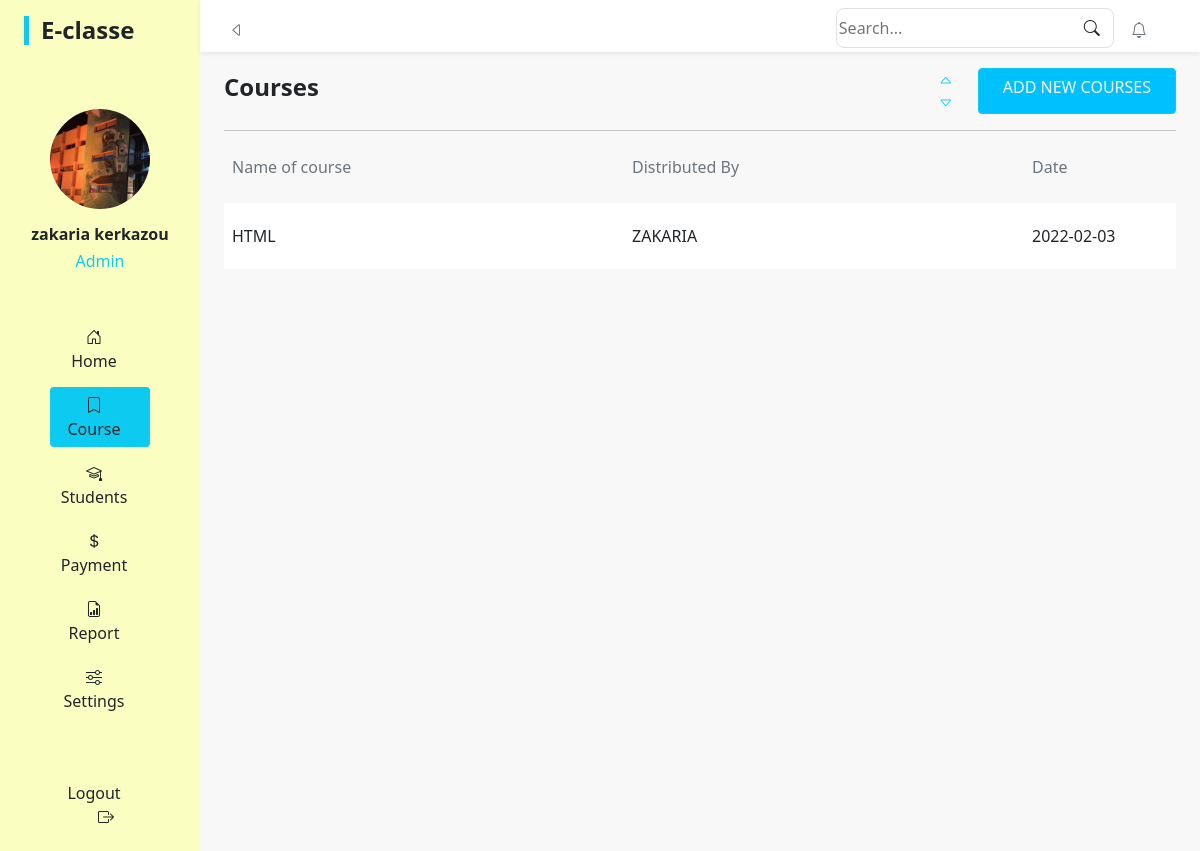
The page /courses.php (signed in) on the database its author committed.
### tables this page shows
CREATE TABLE `courses` (
  `id` int(11) NOT NULL,
  `name` varchar(30) NOT NULL,
  `distributed` varchar(30) NOT NULL,
  `date` date NOT NULL
);

### courses.php (the view, shortened to what this page needs)
<?php
    include 'connect.php';
?>
<!DOCTYPE html>
<html lang="en">
<head>
    <link rel="stylesheet" href="bootstrap.min.css">
    <link rel="stylesheet" href="https://cdn.jsdelivr.net/npm/bootstrap-icons@1.7.2/font/bootstrap-icons.css">
</head>
<body>
    <section class="d-sm-flex overflow-hidden" style="background-color: #F8F8F8;">
        <div class="col-sm-2 pt-3" style="background-color: #FAFFC1;">
            <?php
                include 'sidebar.php'
            ?>
        </div>
        <div class="col-md-10 mb-5">
            <div class="pt-2 px-3 d-flex justify-content-between align-items-center shadow-sm" style="background-color: #FFFFFF;">
                <?php
                    include 'navb.php'
                ?>
            </div>
            <div class="mt-3 mx-4">
                <div class="d-flex justify-content-between align-items-center">
                    <h4 class="fw-bold">Courses</h4>
                    <div class="d-flex">
                        <div class="d-flex flex-column me-4">
                            <i class="bi bi-caret-up btn btn-sm p-0 text-info"></i>
                            <i class="bi bi-caret-down btn btn-sm p-0 text-info"></i>
                        </div>
                        <a class="btn text-light px-4 btn-info" href="add-courses.php" style="background-color: #00C1FE;" type="button">ADD NEW COURSES</a>
                </div>
                </div>
                <hr>
                <div class="overflow-auto" style="width: 100%; height:550px">
                    <table class="table table-borderless" style="min-width: 1200px; max-height: 500px;">
                        <thead>
                            <tr class="text-secondary">
                                <td class="col-4">Name of course</td>
                                <td class="col-4">Distributed By</td>
                                <td class="col-2">Date</td>
                            </tr>
                        </thead>
                        <tbody style="LINE-HEIGHT:50px">
                            <?php
                                $query = "SELECT * FROM courses";
                                $courses = mysqli_query($connect , $query);
                                if ($courses){
                                    while ($row = mysqli_fetch_assoc($courses)){
                                        $id = $row['id'];
                                        $name = $row['name'];
                                        $distributed = $row['distributed'];
                                        $date = $row['date'];
                                        echo '<tr>
                                                <tr><td></td></tr>
                                                <td class="bg-white">'.$name.'</td>
                                                <td class="bg-white">'.$distributed.'</td>
                                                <td class="bg-white">'.$date.'</td>
                                                <td class="bg-white">
                                                    <div class="d-flex justify-content-around">
                                                        <a href="edit-courses.php?id='.$id.'"><i class="bi bi-pencil btn text-info"></i></a>
                                                        <a href="delet-courses.php?id='.$id.'" name="delet_student"><i class="bi bi-trash btn text-info"></i></a>
                                                    </div>
                                                </td>
                                            </tr>';
                                    }
                                }
                            ?>
                        </tbody>
                    </table>
                </div>
            </div>
        </div>
    </section>
</body>
</html>

### rows shown on the page
courses: name "HTML", distributed "ZAKARIA", date "2022-02-03"

### other values the page prints
$_SESSION['username'] "zakaria kerkazou"
